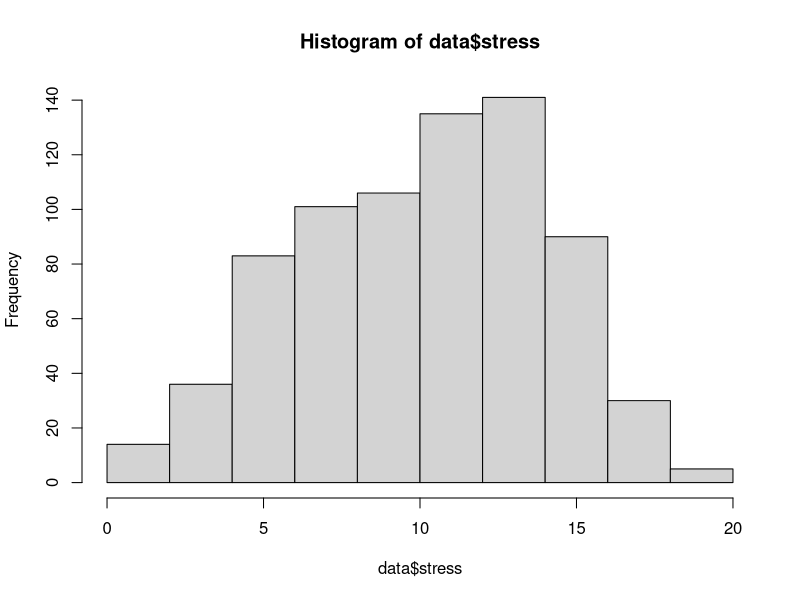
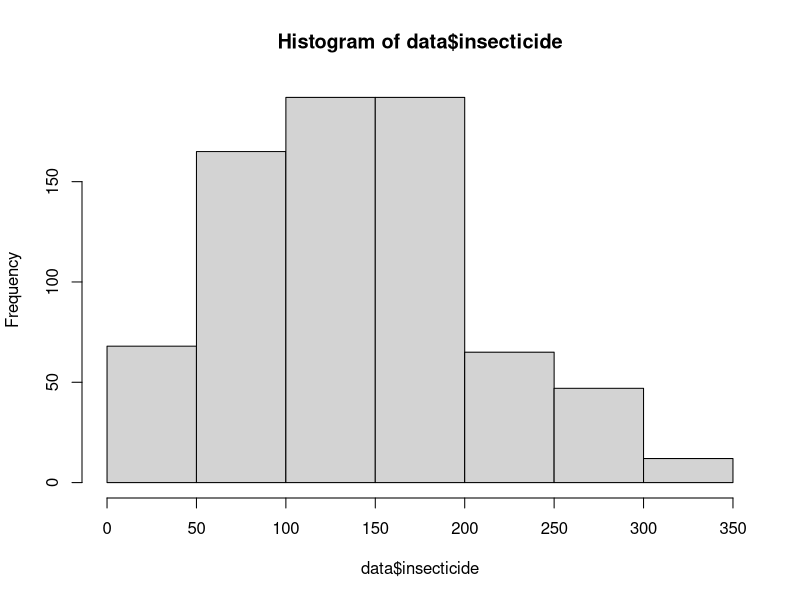
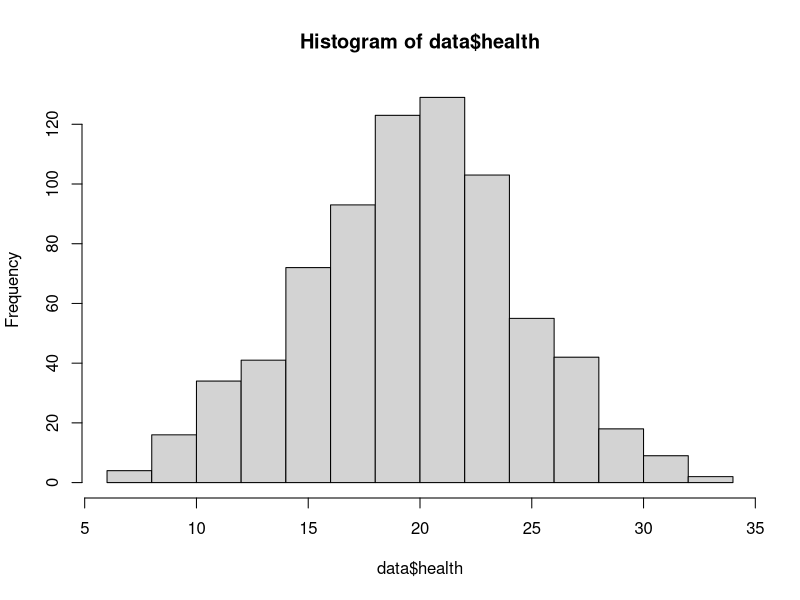
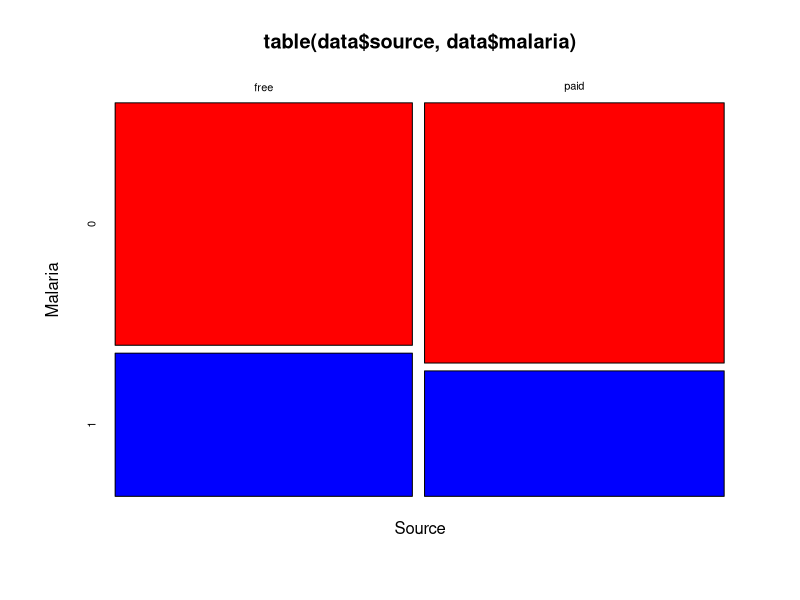
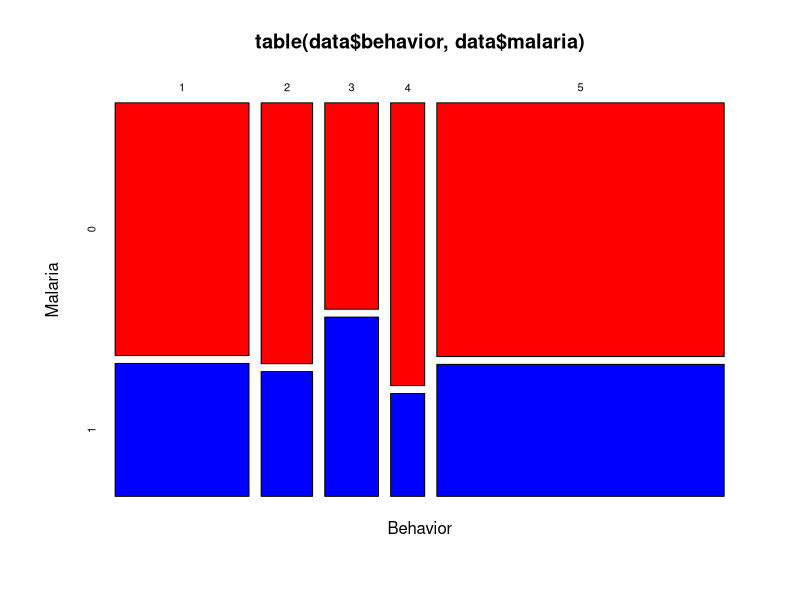
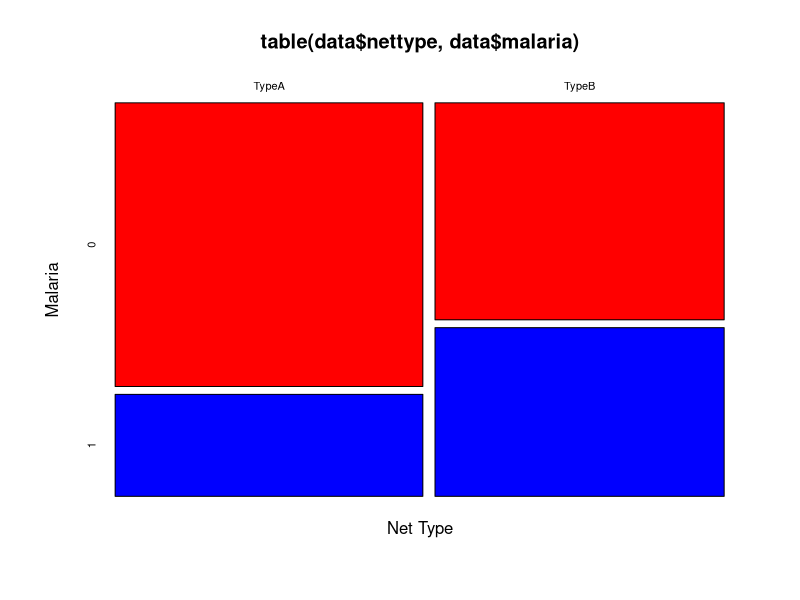
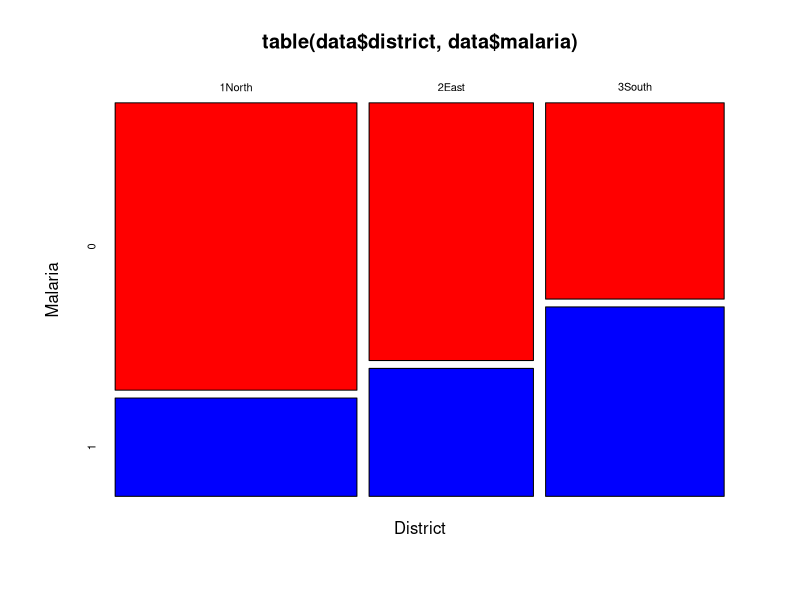
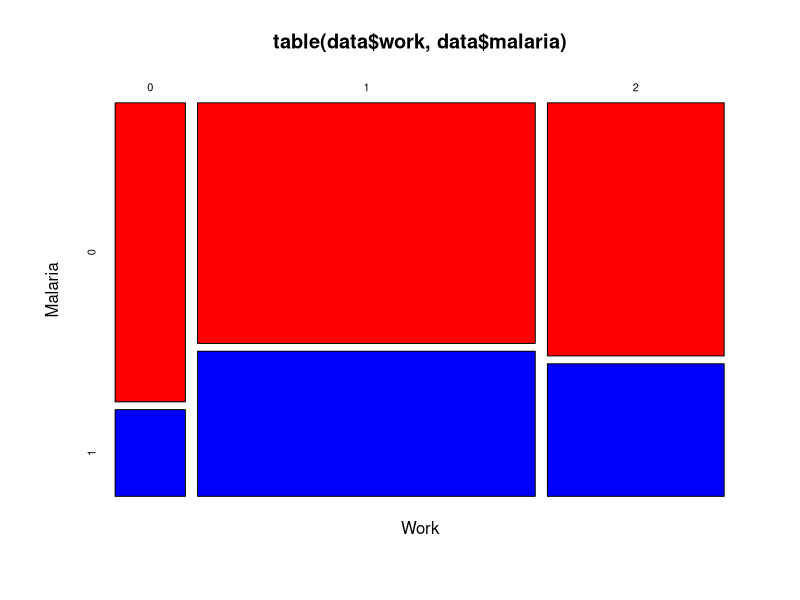

Write R code to recreate these figures, in order.
# import data
fdata = read.csv("malaria.csv")
head(fdata)

# remove Nid column
data = fdata[,-1]
head(data)

# check for null values
sum(is.na(data))

# change categorical variables using factor
data$source = factor(data$source)
data$behavior = factor(data$behavior)
data$nettype = factor(data$nettype)
data$district = factor(data$district)
data$work = factor(data$work)

# characteristics of subjects
table(data$source)
table(data$behavior)
table(data$nettype)
table(data$district)
table(data$work)
table(data$malaria)

# remove outlier
data = data[(data$insecticide < 424.01),]
data = data[(data$health != 37),]
data$district = droplevels(data$district, exclude = "9Moon")
data = data[(data$stress>0),]

# histograms
#par(mfrow = c(1, 3))
hist(data$stress)
hist(data$insecticide, breaks = seq(0,350, by=50))
hist(data$health)
par(mfrow = c(1, 1))

# plot of contingency table
mosaicplot(table(data$source, data$malaria),
           color = c("Red", "Blue"),
           xlab="Source",
           ylab="Malaria")

mosaicplot(table(data$behavior, data$malaria),
           color = c("Red", "Blue"),
           xlab="Behavior",
           ylab="Malaria")

mosaicplot(table(data$nettype, data$malaria),
           color = c("Red", "Blue"),
           xlab="Net Type",
           ylab="Malaria")

mosaicplot(table(data$district, data$malaria),
           color = c("Red", "Blue"),
           xlab="District",
           ylab="Malaria")

mosaicplot(table(data$work, data$malaria),
           color = c("Red", "Blue"),
           xlab="Work",
           ylab="Malaria")

mosaicplot(table(data$health, data$malaria),
           color = c("Red", "Blue"),
           xlab="Health",
           ylab="Malaria")

#chisq testing for categorical variables
anova(lm(data$malaria ~ data$source))
anova(lm(data$malaria ~ data$behavior))
anova(lm(data$malaria ~ data$nettype))
anova(lm(data$malaria ~ data$district))
anova(lm(data$malaria ~ data$work))
anova(lm(data$malaria ~ data$health))

#Stress
table(data$stress)
stress.frac = factor(cut(data$stress,breaks=seq(0,20, by=2))) 
table(stress.frac)
stressdata <- data.frame(data, stress.frac)
e.probs= tapply(data$malaria, stress.frac, mean) 
round(e.probs,2)
e.logits <- log(e.probs/(1-e.probs))
par(mfrow = c(1, 2))
plot(seq(1,19, by=2), e.probs, xlab = "Stress", col = "blue", pch = 16, main= "Empirical probability for stress")
plot(seq(1,19, by=2), e.logits, xlab="Stress", col = "red", pch = 16,main= "Logit for stress")

#insecticide
insecticide.frac = factor(cut(data$insecticide,breaks=seq(0,350, by=50))) 
table(insecticide.frac)
insecticidedata <- data.frame(data, insecticide.frac)
e.probsins= tapply(data$malaria, insecticide.frac, mean) 
e.probsins
round(e.probsins,2)
e.logitsins <- log(e.probsins/(1-e.probsins))
plot(seq(25, 325, by=50), e.probsins, xlab = "Insecticide", col = "blue", pch = 16,main= "Empirical probability for insecticide")
plot(seq(25, 325, by=50), e.logitsins, xlab="Insecticide", col = "red", pch = 16,main= "Logit for insecticide")
